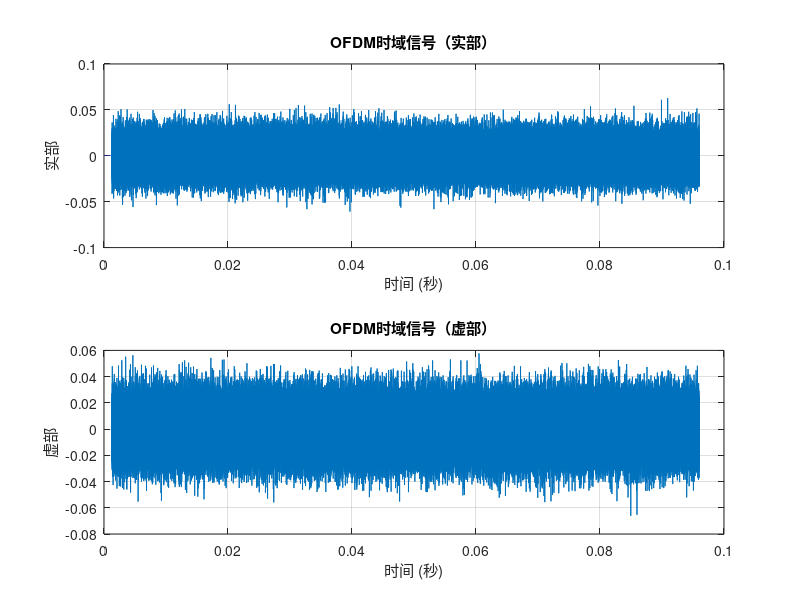
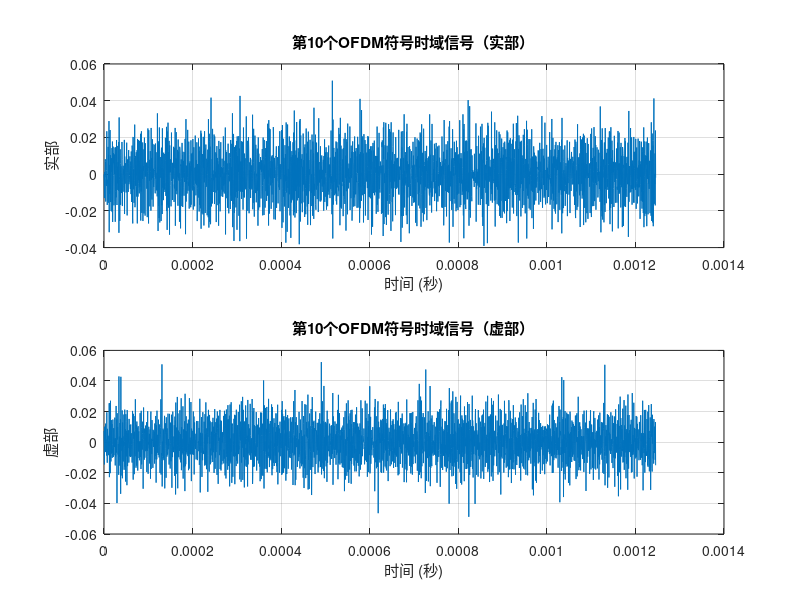

The MATLAB source for these figures, in order: (Note: this script raises an error after producing the figures.)
clc
clear all
%定义DAB mode 1 参数    %
%   帧持续时间：96ms   每帧包含4个CIF(不包含FIC)；每CIF有55296 Bit    %
%   FIC总数据率：96/kbps FIB：12个  MSC总数据率：2304/kbps    %
%   符号有效期： 1ms 副载波数目：1536   %
%   脚本只包含DQPSK 和 OFDM 调制 生成的DAB数据流链路，未进行卷积编码

% --- DAB模式一参数 ---
Con_off = 1;  % 不使用卷积编码
Con_on  = 0;
% 保护间隔点数（Δ=504T=246μs）
% 基础时间单位T=1/2048000秒
% 采样率=2.048 MHz
required_bits = 233472;%补上数据，不使用卷积编码不匹配
%参数设置
if Con_off  %不使用卷积编码
frame_duration = 96e-3; %帧持续时间
bitsrate_MSC = 2304e3;%MSC数据率
bitsrate_FIC = 96e3;%FIC数据率
T =1/2048000; 
fs = 1/T;


%生成 原始 比特流  
FIC_bits = randi([0,1], 96e3 * frame_duration, 1);      % 固定FIC=9,216 bits 

MSC_required = required_bits - length(FIC_bits);        % MSC需补足至233,472-9,216=224,256 bits 

MSC_bits = randi([0,1], MSC_required, 1);               % 修正MSC比特数 

Total_bits = [FIC_bits; MSC_bits];  %233,472 bits

end

if Con_on %使用卷积编码 
end

%------------ DQPSK 调制 -------------------

num_Subc = 1536;%有效子载波数

num_Loop = 76;%一共76个OFDM符号+1个0符号

SymQPSKtmp = reshape(Total_bits,2,num_Subc*num_Loop)'; 

%转为0-3；用于QPSK符号索引

SymQPSKtmptmp = bi2de(SymQPSKtmp,2,'left-msb');

%   --- 定义π/4 DQPSK查找表 ---
%00->pi/4 01->3*pi/4  10->-3*pi/4  11->-pi/4 
delta_phase_table = [pi/4 , 3*pi/4 , -3*pi/4 , -pi/4];

%--为每个子载波生成随机初始基准相位（0,pi/2,pi,3pi/2）
initial_ref_phases = (randi([0, 3], num_Subc, 1)) * pi/2; 
% 将输入数据重塑为 子载波 × 符号 矩阵
data_matrix = reshape(SymQPSKtmptmp, num_Subc, num_Loop);

initial_ref_phase = 0;%初始化基准相位
current_ref_phase = initial_ref_phase;%前相位定义



%---生成 差分编码复数符号
diff_symbols = zeros( num_Loop*num_Subc , 1);%储存所有QPSK符号

for i=1 :num_Subc*num_Loop
    %获取输入索引
    idx = SymQPSKtmptmp(i);

    %获取相位变化
    delat_phase = delta_phase_table(idx + 1);

    %当前相位 = 变化相位 + 前相位
    current_phase = delat_phase + current_ref_phase;

    % 将相位转为复数（如π/4 → (1+1i)/√2）
    diff_symbols(i) =  exp(1i *current_phase);
    
    %状态传递
    current_ref_phase = current_phase;

end
%-----OFDM调制-----------
%现在将DQPSK符号分配到有效子载波上
ifft_size = 2048;
num_subc_total = 1536;
cp_length = 504; %保护间隔长度

% 初始化频域符号矩阵（补零后的IFFT输入）
ofdm_symbols_freq = zeros(ifft_size , num_Loop); %每行代表一个OFDM符号频域数据

%计算1536载波在2048里的位置，然后前后都补上0
start_idx_ifft = (ifft_size - num_subc_total)/2 + 1 ;
end_idx_ifft = start_idx_ifft + num_subc_total-1;

for i =1 :num_Loop
    %循环处理每个OFDM符号
    start_data = (i-1)*num_Subc + 1;%第i个OFDM符号的1载波
    end_data = num_Subc*i;%第i个OFDM符号的第1536个载波
    amplitude_scaling = 1; % 示例缩放因子 
    data_symbols = diff_symbols(start_data : end_data)* amplitude_scaling;%存储第i个OFDM符号的数据

    % 将1536数据补零到2048点（居中）
    ofdm_symbols_freq(start_idx_ifft:end_idx_ifft,  i) = data_symbols;
end

%-------IFFT与保护间隔（GI）添加
tx_signal = [];
for i = 1:num_Loop
    %对每个OFDM进行IFFT
    %频域 → 时域：将多个子载波的频域数据合并成一个时域波形
    ifft_data = ifft(ofdm_symbols_freq(:,i) , ifft_size);
    %保留2048个采样点
    ifft_data_valid = ifft_data(1:ifft_size);

    %CP
    cp = ifft_data_valid(end - cp_length +1 : end);%取末尾504个点作为保护间隔
    % 生成OFDM符号时域信号（504+2048=2552点）
    ofdm_symbol_time = [cp; ifft_data_valid];
    tx_signal = [tx_signal; ofdm_symbol_time];
end
%------------ 添加高斯白噪声 ---------------
SNR = 20; % 信噪比设为20dB（可根据需求调整）
tx_signal = awgn(tx_signal, SNR, 'measured'); % 在时域信号中添加噪声
% --- 生成零符号的时域信号（全零）---
null_symbol_time = zeros(2656, 1);  % 零符号持续时间为2656T

%0符号和OFDM符号拼接
tx_frame = [null_symbol_time; tx_signal];  % 总点数=2656+76×2552=196,608点

%-----绘制时域图像
t_total = (0:length(tx_frame) -1)/fs;%计算时间
% 绘制实部和虚部分量
figure;
subplot(2,1,1);%图像两行1列的第一个
plot(t_total, real(tx_frame));
xlabel('时间 (秒)');
ylabel('实部');
title('OFDM时域信号（实部）');
grid on;%网格线

subplot(2,1,2);
plot(t_total, imag(tx_frame));
xlabel('时间 (秒)');
ylabel('虚部');
title('OFDM时域信号（虚部）');
grid on;


% 提取第10个OFDM符号的数据 
symbol_index = 10; % 设置为10，提取第10个OFDM符号 
symbols_length = cp_length + ifft_size; % 每个OFDM符号的长度（CP + IFFT长度）
 
% 计算第10个符号的起始和结束索引 
start_idx = (symbol_index - 1) * symbols_length + 1;
end_idx = symbol_index * symbols_length;
 
% 提取第10个符号的数据 
tx_symbol_10 = tx_signal(start_idx:end_idx);
 
% 计算时间向量（仅针对第10个符号）
t_symbol = (0:symbols_length - 1) / fs; % 时间轴 
 
% 绘制实部和虚部分量 
figure;
subplot(2,1,1); % 上半部分绘制实部 
plot(t_symbol, real(tx_symbol_10));
xlabel('时间 (秒)');
ylabel('实部');
title('第10个OFDM符号时域信号（实部）');
grid on;
 
subplot(2,1,2); % 下半部分绘制虚部 
plot(t_symbol, imag(tx_symbol_10));
xlabel('时间 (秒)');
ylabel('虚部');
title('第10个OFDM符号时域信号（虚部）');
grid on;


%------------------接收端代码
%直接使用基带信号进行IQ调制，然后对有效符号做FFT
% --- 接收端处理（直接使用基带信号，无需下变频）---
% 假设接收到的信号是tx_frame（理想无噪声）

%----1.同步：检测0符号的起始位置
window_size  = 2656; %0符号长度

energy = movmean(abs(tx_frame).^2,window_size);%滑动能量检测
[~,sync_pos] = min(energy);%找到能量最低点

%-----2.截取有效信号（跳过0符号）
frame_start = sync_pos + window_size;%有效数据起始
%这里提取了除0符号以外的所有符号（相位同步符号也被提取进去了）%
rx_data = tx_frame(frame_start:end);%提取OFDM符号有效部分

%-----3.分割符号移除循环前缀
symbols_length = cp_length + ifft_size;
rx_symbols = reshape(rx_data , symbols_length , num_Loop).';%分割成OFDM符号

rx_symbols_valid = rx_symbols(:,cp_length+1:end);%去除CP

%-----4.FFT
rx_freq_symbols = zeros(num_Loop,ifft_size);%存储FFT结果

for i=1 :num_Loop
     %rx_freq_symbols( i, : )存储在i行所有列中
    rx_freq_symbols( i, : ) = fft(rx_symbols_valid( i, : ),ifft_size);%FFT-2048
end

%-----5.提取有效子载波（1536）
start_idx = (ifft_size - num_Subc)/2 + 1; % 有效子载波起始位置257

end_idx = start_idx + num_Subc - 1;       % 结束位置1792

rx_data_symbols = rx_freq_symbols(: , start_idx:end_idx); % 提取有效数据

symbol_idx = 10;
% 接收端FFT后的频域数据 
rx_freq_after_fft = rx_freq_symbols(symbol_idx, :).';
 
%6.绘制图像






% 在发射端添加IFFT之前的频谱图绘制 
% 选择一个OFDM符号进行分析 
symbol_index = 10;
freq_domain_tx = ofdm_symbols_freq(:, symbol_index);
% 计算幅度
magnitude_tx = abs(freq_domain_tx) ;
 
% 生成频率轴 
n_fft = ifft_size;
df = fs / n_fft;
f = (-n_fft/2:n_fft/2 - 1) * df;

 
% 绘制发射端频谱图 
figure;
plot(f, magnitude_tx);
xlabel('频率 (Hz)');
ylabel('幅度');
title('IFFT之前的频谱图');
grid on;
 
% 在接收端添加FFT之后的频谱图绘制 
% 选择一个OFDM符号进行分析 
rx_freq_symbol = rx_freq_symbols(symbol_index, :);
% 计算幅度
magnitude_rx = abs(rx_freq_symbol) ;
 
% 绘制接收端频谱图 
figure;
plot(f, magnitude_rx);
xlabel('频率 (Hz)');
ylabel('幅度');
title('FFT之后的频谱图');
grid on;

symbol = exp(1i * pi/2);
fprintf('符号幅度：%f\n', abs(symbol)); % 应输出1.0
